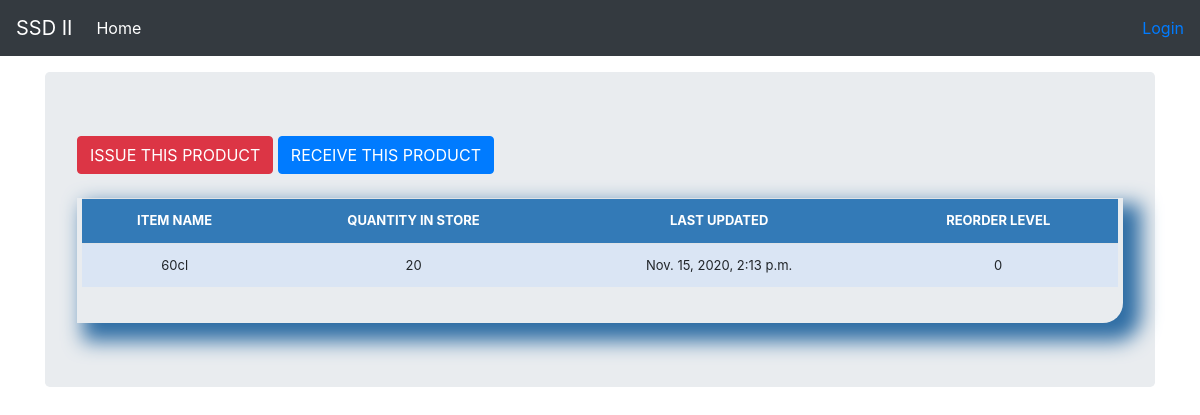
/stock_detail/2/, run on an earlier commit of the app's database.
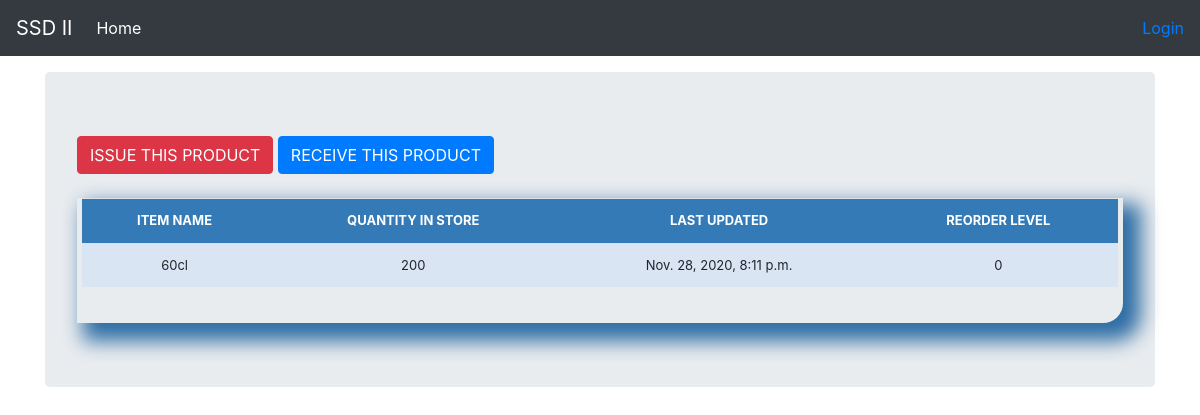
And on a later commit of the database.
### stockmgmt/models.py (models this page shows, shortened)
class Stock(models.Model):
    category = models.ForeignKey(Category, on_delete=models.CASCADE, blank=True)
    item_name = models.CharField(max_length=64, blank=True, null=True)
    quantity = models.IntegerField(default='0', blank=False, null=True)
    receive_quantity = models.IntegerField(default='0', blank=True, null=True)
    receive_by = models.CharField(max_length=64, blank=True, null=True)
    issue_quantity = models.IntegerField(default='0', blank=True, null=True)
    issue_by = models.CharField(max_length=64, blank=True, null=True)
    issue_to = models.CharField(max_length=64, blank=True, null=True)
    phone_number = models.CharField(max_length=64, blank=True, null=True)
    created_by = models.CharField(max_length=64, blank=True, null=True)
    reorder_level = models.IntegerField(default='0', blank=True, null=True)
    last_updated = models.DateTimeField(auto_now_add=False, auto_now=True)
    timestamp = models.DateTimeField(auto_now_add=True, auto_now=False)

### stockmgmt/views.py (the view)
# urls.py: path('stock_detail/<str:pk>/', views.stock_detail, name='stock_detail'),
def stock_detail(request, pk):
	queryset = Stock.objects.get(id=pk)
	context = {
		"queryset": queryset,
	}
	return render(request, "stockmgmt/stock_detail.html", context)

### stockmgmt/templates/stockmgmt/stock_detail.html (shortened to what this page needs)
{% load static %}
{% load crispy_forms_tags %}
<!doctype html>
<html lang="en">
  <head>
<link href="{% static 'stockmgmt/css/styles.css' %}" rel="stylesheet">
<link href="{% static 'stockmgmt/css/bootstrap.min.css' %}" rel="stylesheet">
<link href="{% static 'stockmgmt/css/navbar-top-fixed.css' %}" rel="stylesheet">
    <link href="navbar-top-fixed.css" rel="stylesheet">
  </head>
  <body>
    {% include 'stockmgmt/navbar.html' %}
    <main role="main" class="container">
      <div class="jumbotron">
        <a href="{% url 'issue_items' queryset.id %}"><div class='btn btn-danger'>ISSUE THIS PRODUCT</div></a>
        <a href="{% url 'receive_items' queryset.id %}"><div class='btn btn-primary'>RECEIVE THIS PRODUCT</div></a>
          <br><br>
          <div class="display_table">
            <table class='table'>
              <tr>
                <th>ITEM NAME</th>
                <th>QUANTITY IN STORE</th>
                <th>LAST UPDATED</th>
                <th>REORDER LEVEL</th>
              </tr>
              <tr>
                <td>{{queryset.item_name}}</td>
                <td>{{queryset.quantity}}</td>
                <td>{{queryset.last_updated}}</td>
                <td>{{queryset.reorder_level}}</td>
              </tr>
            </table>
          </div>
      </div>
    </main>
    </body>
</html>

What changed in the data, as far as the page shows it:
changed Stock "60cl": quantity "20" → "200"; last_updated "Nov. 15, 2020, 2:13 p.m." → "Nov. 28, 2020, 8:11 p.m."
